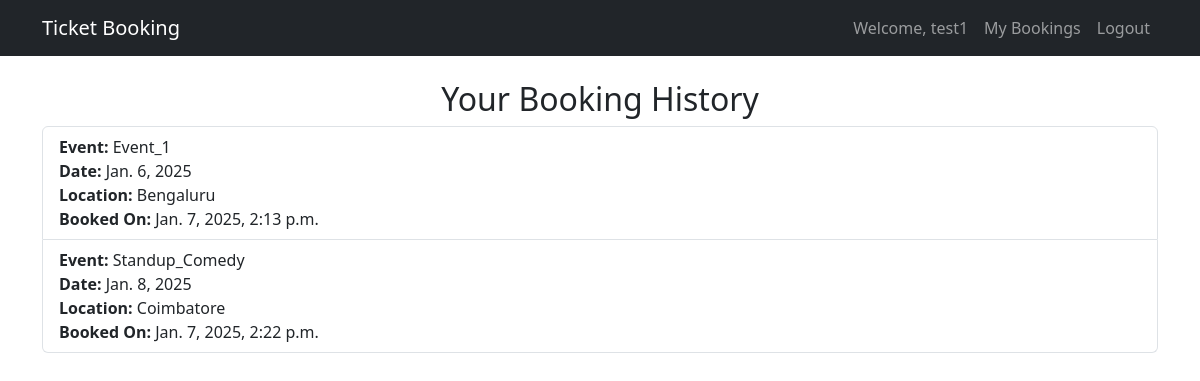
The app's page /booking-history/ (signed in) with its own data.
### events/models.py (models this page shows, shortened)
class Booking(models.Model):
    event = models.ForeignKey(Event, related_name='bookings', on_delete=models.CASCADE)
    user = models.ForeignKey(User, on_delete=models.CASCADE)
    user_name = models.CharField(max_length=100)
    user_email = models.EmailField()
    user_phone = models.CharField(max_length=15, null=True, blank=True)
    booking_date = models.DateTimeField(auto_now_add=True)

class Event(models.Model):
    CATEGORY_CHOICES = [
        ('music', 'Music'),
        ('movies', 'Movies'),
        ('sports', 'Sports'),
        ('theatre', 'Theatre'),
        ('comedy', 'Comedy'),
        ('conference', 'Conference'),
    ]
    name = models.CharField(max_length=200)
    category = models.CharField(max_length=20, choices=CATEGORY_CHOICES)
    description = models.TextField()
    date = models.DateField()
    time = models.TimeField()
    location = models.CharField(max_length=200)
    price = models.DecimalField(max_digits=10, decimal_places=2)
    available_tickets = models.IntegerField()

### events/views.py (the view)
# urls.py: path("booking-history/", views.booking_history, name="booking_history"),
@login_required
def booking_history(request):
    bookings = Booking.objects.filter(user=request.user)
    return render(request, "events/booking_history.html", {"bookings": bookings})

### templates/events/booking_history.html (shortened to what this page needs)
{% extends "base.html" %}
{% block content %}
<h2 class="text-center">Your Booking History</h2>
{% if bookings %}
    <ul class="list-group">
        {% for booking in bookings %}
            <li class="list-group-item">
                <strong>Event:</strong> {{ booking.event.name }}<br>
                <strong>Date:</strong> {{ booking.event.date }}<br>
                <strong>Location:</strong> {{ booking.event.location }}<br>
                <strong>Booked On:</strong> {{ booking.booking_date }}
            </li>
        {% endfor %}
    </ul>
{% else %}
    <p class="text-center">You have no bookings yet.</p>
{% endif %}
{% endblock %}

### templates/base.html (shortened to what this page needs)
<!DOCTYPE html>
<html lang="en">
  <head>
    <link
      href="https://cdn.jsdelivr.net/npm/bootstrap@5.3.0/dist/css/bootstrap.min.css"
      rel="stylesheet"
    />
  </head>
  <body>
    <nav class="navbar navbar-expand-lg navbar-dark bg-dark">
      <div class="container">
        <a class="navbar-brand" href="{% url 'home' %}">Ticket Booking</a>
        <div class="navbar-nav">
          {% if user.is_authenticated %}
          <a class="nav-link" href="#">Welcome, {{ user.username }}</a>
          <a class="nav-link" href="{% url 'booking_history' %}">My Bookings</a>
          <a class="nav-link" href="{% url 'logout' %}">Logout</a>
          {% else %}
          <a class="nav-link" href="{% url 'register' %}">Register</a>
          <a class="nav-link" href="{% url 'login' %}">Login</a>
          {% endif %}
        </div>
      </div>
    </nav>
    <div class="container mt-4">{% block content %}{% endblock %}</div>
  </body>
</html>

### records on screen
Booking: event.name "Event_1", event "Jan. 6, 2025", event.location "Bengaluru", booking_date "Jan. 7, 2025, 2:13 p.m."
Booking: event.name "Standup_Comedy", event "Jan. 8, 2025", event.location "Coimbatore", booking_date "Jan. 7, 2025, 2:22 p.m."

### other values on screen
{{ user.username }} "test1"
